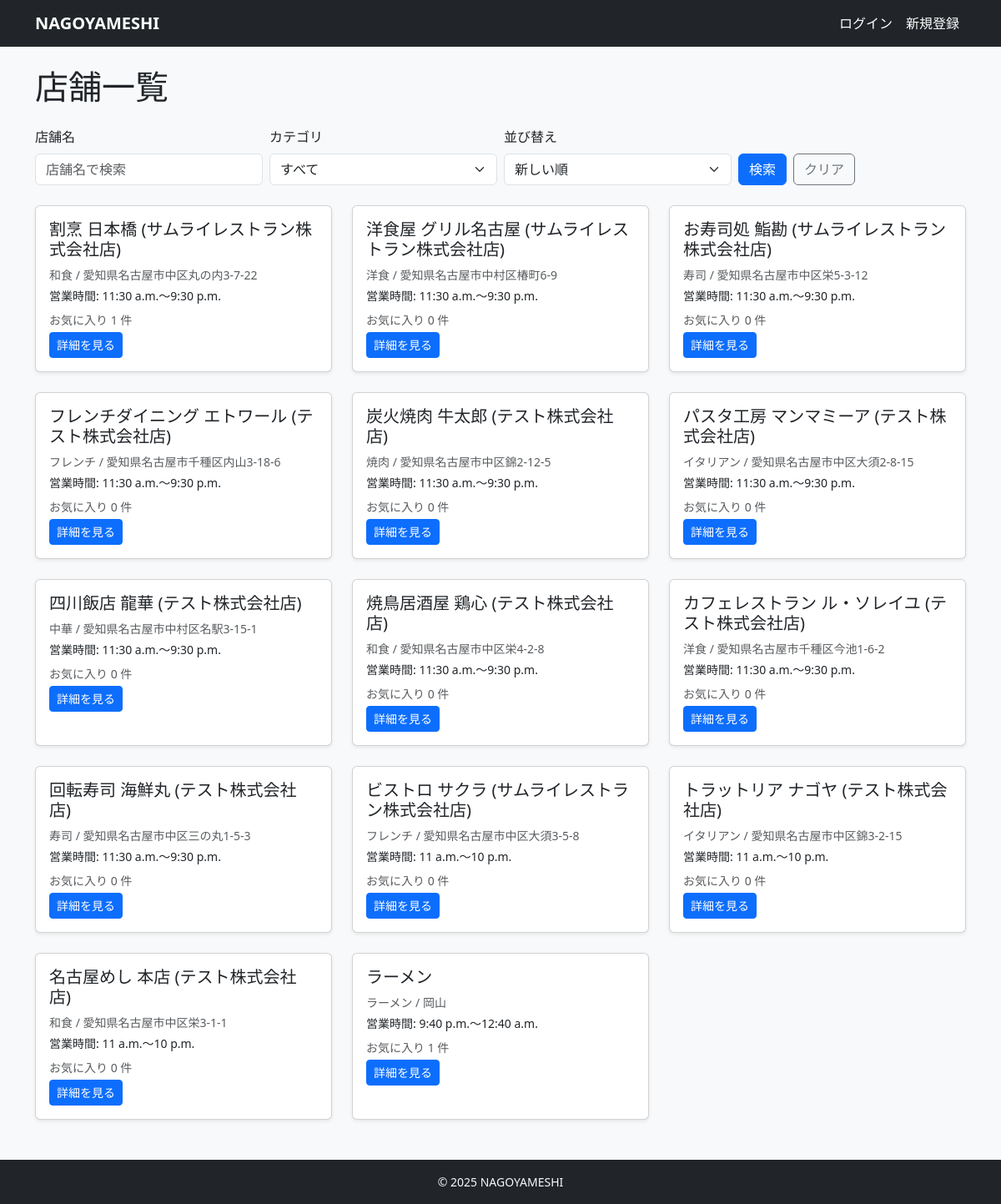
The page /restaurants/ on the database its author committed.
### restaurants/models.py (models this page shows, shortened)
class Restaurant(models.Model):
    company = models.ForeignKey(
        Company,
        on_delete=models.CASCADE,
        related_name='restaurants',
    )
    category = models.ForeignKey(
        Category,
        on_delete=models.PROTECT,
        related_name='restaurants',
    )
    owner = models.ForeignKey(
        settings.AUTH_USER_MODEL,
        on_delete=models.CASCADE,
        related_name="my_restaurants",
        null=True,
        blank=True,
    )
    name = models.CharField(max_length=100)
    image = models.ImageField(upload_to='restaurant/', blank=True, null=True)
    description = models.TextField(blank=True)
    price_min = models.IntegerField()
    price_max = models.IntegerField()
    open_time = models.TimeField()
    close_time = models.TimeField()
    zipcode = models.CharField(max_length=10)
    address = models.CharField(max_length=200)
    tel = models.CharField(max_length=20)
    holiday = models.CharField(max_length=50, blank=True)  # 定休日
    created_at = models.DateTimeField(auto_now_add=True)
    updated_at = models.DateTimeField(auto_now=True)

class Category(models.Model):
    company = models.ForeignKey(
        'Company',  # 文字列で指定しておくと定義順を気にせんでええけん無難や
        verbose_name="会社",
        on_delete=models.CASCADE, # 会社が消えたらカテゴリも消える
        null=True,  # 既存データがある場合に備えて一時的にTrue推奨
        blank=True
    )
    name = models.CharField("カテゴリ名", max_length=50)
    is_active = models.BooleanField("有効フラグ", default=True)
    created_at = models.DateTimeField(auto_now_add=True)
    updated_at = models.DateTimeField(auto_now=True)

### restaurants/views.py (the view, shortened to what this page needs)
# urls.py: path("restaurants/", views.RestaurantListView.as_view(), name="restaurant_list"),
class RestaurantListView(ListView):
    model = Restaurant
    template_name = 'restaurants/restaurant_list.html'
    context_object_name = 'restaurants'
    ordering = ['-id']  # 新しい順に表示
    def get_queryset(self):
        qs = (super().get_queryset()
              .select_related('category', 'company'))
        category_id = self.request.GET.get('category')
        if category_id:
            qs = qs.filter(category_id=category_id)
        category_keyword = self.request.GET.get('category_keyword')
        if category_keyword:
            qs = qs.filter(
                category__name__icontains=category_keyword
            )
        category_name = self.request.GET.get('category_name')
        if category_name:
            qs = qs.filter(category__name=category_name)
        keyword = self.request.GET.get('keyword')
        if keyword:
            qs = qs.filter(name__icontains=keyword)
        qs = qs.annotate(
            favorite_count=Count('favorites', distinct=True)
        )
        sort_by = self.request.GET.get('sort', 'default')
        if sort_by == 'price_low':
            qs = qs.order_by('price_min', 'id')
        elif sort_by == 'price_high':
            qs = qs.order_by('-price_max', '-id')
        else:
            qs = qs.order_by('-id')
        return qs
    def get_context_data(self, **kwargs):
        ctx = super().get_context_data(**kwargs)
        all_categories = Category.objects.filter(is_active=True).values_list('name', flat=True)
        ctx["category_names"] = sorted(list(set(all_categories)))
        ctx["categories"] = Category.objects.all() # ID検索用（念のため残す）
        ctx["current_category_id"] = self.request.GET.get("category")
        ctx["keyword"] = self.request.GET.get("keyword", "")
        ctx["sort"] = self.request.GET.get("sort", "default")
        return ctx

### templates/restaurants/restaurant_list.html (shortened to what this page needs)
{% extends "base.html" %}
{% block content %}
<h1 class="mb-4">店舗一覧</h1>
<form method="get" class="row g-2 mb-4">
  <div class="col-md-3">
    <label class="form-label">店舗名</label>
    <input type="text" name="keyword" class="form-control" placeholder="店舗名で検索" value="{{ keyword }}">
  </div>
  <div class="col-md-3">
    <label class="form-label">カテゴリ</label>
    <select name="category_name" class="form-select">
      <option value="">すべて</option>
    </select>
  </div>
  <div class="col-md-3">
    <label class="form-label">並び替え</label>
    <select name="sort" class="form-select">
      <option value="default" {% if sort == "default" %}selected{% endif %}>新しい順</option>
    </select>
  </div>
  <div class="col-md-3 d-flex align-items-end">
    <button type="submit" class="btn btn-primary me-2">検索</button>
    <a href="{% url 'restaurants:restaurant_list' %}" class="btn btn-outline-secondary">
      クリア
    </a>
  </div>
</form>
<div class="row g-4">
  {% for restaurant in restaurants %}
  <div class="col-md-4 col-sm-6">
    <div class="card h-100 shadow-sm">
      <div class="card-body">
        <h5 class="card-title">{{ restaurant.name }}</h5>
        <p class="card-text small text-muted mb-1">
          {{ restaurant.category.name }} / {{ restaurant.address }}
        </p>
        <p class="card-text small mb-2">
          営業時間: {{ restaurant.open_time }}〜{{ restaurant.close_time }}
        </p>
        <p class="mb-1 text-muted small" id="favorite-count-{{ restaurant.pk }}">
          お気に入り <span class="favorite-count">{{ restaurant.favorite_count|default:0 }}</span> 件
        </p>
        <a href="{% url 'restaurants:restaurant_detail' restaurant.pk %}" class="btn btn-primary btn-sm">
          詳細を見る
        </a>
      </div>
    </div>
  </div>
  {% empty %}
  <p>このカテゴリにはまだ店舗がありません。</p>
  {% endfor %}
</div>
{% endblock %}

### rows shown on the page
Restaurant: name "割烹 日本橋 (サムライレストラン株式会社店)", category.name "和食", address "愛知県名古屋市中区丸の内3-7-22", open_time "11:30 a.m.", close_time "9:30 p.m.", favorite_count "1"
Restaurant: name "洋食屋 グリル名古屋 (サムライレストラン株式会社店)", category.name "洋食", address "愛知県名古屋市中村区椿町6-9", open_time "11:30 a.m.", close_time "9:30 p.m.", favorite_count "0"
Restaurant: name "お寿司処 鮨勘 (サムライレストラン株式会社店)", category.name "寿司", address "愛知県名古屋市中区栄5-3-12", open_time "11:30 a.m.", close_time "9:30 p.m.", favorite_count "0"
Restaurant: name "フレンチダイニング エトワール (テスト株式会社店)", category.name "フレンチ", address "愛知県名古屋市千種区内山3-18-6", open_time "11:30 a.m.", close_time "9:30 p.m.", favorite_count "0"
Restaurant: name "炭火焼肉 牛太郎 (テスト株式会社店)", category.name "焼肉", address "愛知県名古屋市中区錦2-12-5", open_time "11:30 a.m.", close_time "9:30 p.m.", favorite_count "0"
Restaurant: name "パスタ工房 マンマミーア (テスト株式会社店)", category.name "イタリアン", address "愛知県名古屋市中区大須2-8-15", open_time "11:30 a.m.", close_time "9:30 p.m.", favorite_count "0"
Restaurant: name "四川飯店 龍華 (テスト株式会社店)", category.name "中華", address "愛知県名古屋市中村区名駅3-15-1", open_time "11:30 a.m.", close_time "9:30 p.m.", favorite_count "0"
Restaurant: name "焼鳥居酒屋 鶏心 (テスト株式会社店)", category.name "和食", address "愛知県名古屋市中区栄4-2-8", open_time "11:30 a.m.", close_time "9:30 p.m.", favorite_count "0"
Restaurant: name "カフェレストラン ル・ソレイユ (テスト株式会社店)", category.name "洋食", address "愛知県名古屋市千種区今池1-6-2", open_time "11:30 a.m.", close_time "9:30 p.m.", favorite_count "0"
Restaurant: name "回転寿司 海鮮丸 (テスト株式会社店)", category.name "寿司", address "愛知県名古屋市中区三の丸1-5-3", open_time "11:30 a.m.", close_time "9:30 p.m.", favorite_count "0"
Restaurant: name "ビストロ サクラ (サムライレストラン株式会社店)", category.name "フレンチ", address "愛知県名古屋市中区大須3-5-8", open_time "11 a.m.", close_time "10 p.m.", favorite_count "0"
Restaurant: name "トラットリア ナゴヤ (テスト株式会社店)", category.name "イタリアン", address "愛知県名古屋市中区錦3-2-15", open_time "11 a.m.", close_time "10 p.m.", favorite_count "0"
Restaurant: name "名古屋めし 本店 (テスト株式会社店)", category.name "和食", address "愛知県名古屋市中区栄3-1-1", open_time "11 a.m.", close_time "10 p.m.", favorite_count "0"
Restaurant: name "ラーメン", category.name "ラーメン", address "岡山", open_time "9:40 p.m.", close_time "12:40 a.m.", favorite_count "1"

### other values the page prints
{{ now|default:"2025" }} "2025"
